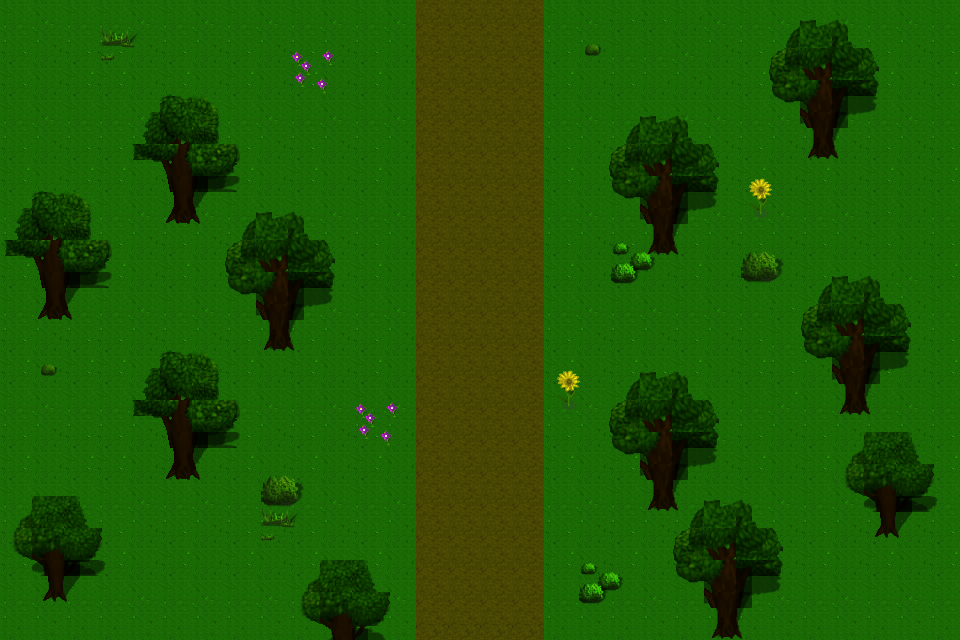

A 2D game scene composited from a Tiled map and its tileset images. What follows is a short description and the map's XML, with every tile layer's data as written:
An orthogonal 30x20 tile map with 32x32 px tiles, 3 tile layers (Tile Layer 1, Object Layer, Object Layer2), 2 tilesets.

<map version="1.10" tiledversion="1.11.2" orientation="orthogonal" renderorder="right-down" width="30" height="20" tilewidth="32" tileheight="32" infinite="0" nextlayerid="4" nextobjectid="1">
 <tileset firstgid="1" source="../../../ShootingGame/Assets/TileSet/TileSet A.tsx" />
 <tileset firstgid="129" source="TileSet B.tsx" />
 <layer id="1" name="Tile Layer 1" width="30" height="20">
  <data encoding="csv">
1,2,1,1,2,1,2,1,2,1,2,1,2,33,34,33,34,1,2,1,2,1,2,1,2,1,2,1,2,1,
9,10,9,9,10,9,10,9,10,9,10,9,10,41,42,41,42,9,10,1,1,2,10,9,10,9,10,9,10,9,
1,18,17,17,18,17,18,17,18,17,18,17,18,49,50,49,50,17,18,9,9,10,18,17,18,17,18,17,18,17,
1,2,1,1,2,1,2,1,2,1,2,1,2,33,34,33,34,1,2,1,2,2,2,1,2,1,2,1,2,1,
9,10,9,9,10,9,10,9,10,9,10,9,10,41,42,41,42,9,10,9,10,10,10,9,10,9,10,9,10,9,
17,18,17,17,18,17,18,17,18,17,18,17,18,49,50,49,50,17,18,17,18,18,18,17,18,17,18,17,18,17,
1,2,1,1,2,1,2,1,2,1,2,1,2,33,34,33,34,1,2,1,2,1,2,1,2,1,2,1,2,1,
9,10,9,9,10,9,10,9,10,9,10,9,10,41,42,41,42,9,10,9,10,9,10,9,10,9,10,1,2,9,
17,18,17,17,18,17,18,17,18,17,18,17,18,49,50,49,50,17,18,17,18,17,18,17,18,1,2,1,2,17,
1,2,1,1,2,1,2,1,2,1,2,1,2,33,34,33,34,1,2,1,2,1,2,1,2,1,2,2,10,1,
9,10,9,9,10,9,10,9,10,9,10,9,10,41,42,41,42,9,10,9,10,9,10,9,1,2,10,10,18,9,
17,18,17,17,18,17,18,17,18,17,18,17,18,49,50,49,50,17,18,17,18,17,18,17,9,10,18,18,18,17,
1,2,1,1,2,1,2,1,2,1,2,1,2,33,34,33,34,1,2,1,1,1,2,1,17,18,2,1,2,1,
9,10,9,9,10,9,10,9,10,9,10,9,10,41,42,41,42,9,10,9,1,2,2,9,10,9,10,9,10,9,
17,18,17,17,18,17,18,17,18,17,18,17,18,49,50,49,50,17,18,17,9,10,10,17,18,17,18,17,18,17,
1,2,1,1,2,1,2,1,2,1,2,1,2,33,34,33,34,1,2,1,17,18,18,1,2,1,2,1,2,1,
9,10,9,9,10,9,10,9,10,9,10,9,10,41,42,41,42,9,10,9,10,9,10,9,10,9,10,9,10,9,
17,18,17,17,18,17,18,17,18,17,18,17,18,49,50,49,50,17,18,17,18,17,18,17,18,17,18,17,18,17,
1,2,1,1,2,1,2,1,2,1,2,1,2,33,34,33,34,1,2,1,2,1,2,1,2,1,2,1,2,1,
9,10,9,9,10,9,10,9,10,9,10,9,10,41,42,41,42,9,10,9,10,9,10,9,10,9,10,9,10,9
</data>
 </layer>
 <layer id="2" name="Object Layer" width="30" height="20">
  <data encoding="csv">
0,0,0,0,0,0,0,0,0,0,0,0,0,0,0,0,0,0,0,0,0,0,0,0,0,0,0,0,0,0,
0,0,0,0,0,0,0,0,0,0,0,0,0,0,0,0,0,0,0,0,0,0,0,0,193,194,195,0,0,0,
0,0,0,0,0,0,0,0,0,0,0,0,0,0,0,0,0,0,0,0,0,0,0,0,209,210,211,0,0,0,
0,0,0,0,129,130,131,0,0,0,0,0,0,0,0,0,0,0,0,0,0,0,0,0,225,226,227,0,0,0,
0,0,0,0,145,146,147,0,0,0,0,0,0,0,0,0,0,0,0,0,0,0,0,0,241,242,243,0,0,0,
0,0,0,0,161,162,163,0,0,0,0,0,0,0,0,0,0,0,0,0,0,0,0,0,0,0,0,0,0,0,
129,130,131,0,177,178,179,0,0,0,0,0,0,0,0,0,0,0,0,0,0,0,0,0,0,0,0,0,0,0,
145,146,147,0,0,0,0,193,194,195,0,0,0,0,0,0,0,0,0,0,0,0,0,0,0,0,0,0,0,0,
161,162,163,0,0,0,0,209,210,211,0,0,0,0,0,0,0,0,0,0,0,0,0,0,0,0,0,0,0,0,
177,178,179,0,0,0,0,225,226,227,0,0,0,0,0,0,0,0,0,0,0,0,0,0,0,0,0,0,0,0,
0,0,0,0,0,0,0,241,242,243,0,0,0,0,0,0,0,0,0,0,0,0,0,0,0,0,0,0,0,0,
0,0,0,0,129,130,131,0,0,0,0,0,0,0,0,0,0,0,0,0,0,0,0,0,0,0,0,0,0,0,
0,0,0,0,145,146,147,0,0,0,0,0,0,0,0,0,0,0,0,0,0,0,0,0,0,0,0,0,0,0,
0,0,0,0,161,162,163,0,0,0,0,0,0,0,0,0,0,0,0,0,0,0,0,0,0,0,132,133,134,0,
0,0,0,0,177,178,179,0,0,0,0,0,0,0,0,0,0,0,0,0,0,0,0,0,0,0,148,149,150,0,
132,133,134,0,0,0,0,0,0,0,0,0,0,0,0,0,0,0,0,0,0,0,0,0,0,0,164,165,166,0,
148,149,150,0,0,0,0,0,0,0,0,0,0,0,0,0,0,0,0,0,0,193,194,195,0,0,180,181,182,0,
164,165,166,0,0,0,0,0,0,132,133,134,0,0,0,0,0,0,0,0,0,209,210,211,0,0,0,0,0,0,
180,181,182,0,0,0,0,0,0,148,149,150,0,0,0,0,0,0,0,0,0,225,226,227,0,0,0,0,0,0,
0,0,0,0,0,0,0,0,0,164,165,166,0,0,0,0,0,0,0,0,0,241,242,243,0,0,0,0,0,0
</data>
 </layer>
 <layer id="3" name="Object Layer2" width="30" height="20">
  <data encoding="csv">
0,0,0,0,0,0,0,0,0,0,0,0,0,0,0,0,0,0,0,0,0,0,0,0,0,0,0,0,0,0,
0,0,0,168,0,0,0,0,0,0,0,0,0,0,0,0,0,0,136,0,0,0,0,0,0,0,0,0,0,0,
0,0,0,0,0,0,0,0,0,231,0,0,0,0,0,0,0,0,0,0,0,0,0,0,0,0,0,0,0,0,
0,0,0,0,0,0,0,0,0,0,0,0,0,0,0,0,0,0,0,0,0,0,0,0,0,0,0,0,0,0,
0,0,0,0,0,0,0,0,0,0,0,0,0,0,0,0,0,0,0,193,194,195,0,0,0,0,0,0,0,0,
0,0,0,0,0,0,0,0,0,0,0,0,0,0,0,0,0,0,0,209,210,211,0,0,0,0,0,0,0,0,
0,0,0,0,0,0,0,0,0,0,0,0,0,0,0,0,0,0,0,225,226,227,0,216,0,0,0,0,0,0,
0,0,0,0,0,0,0,0,0,0,0,0,0,0,0,0,0,0,0,241,242,243,0,0,0,0,0,0,0,0,
0,0,0,0,0,0,0,0,0,0,0,0,0,0,0,0,0,0,0,279,0,0,0,135,0,0,0,0,0,0,
0,0,0,0,0,0,0,0,0,0,0,0,0,0,0,0,0,0,0,0,0,0,0,0,0,193,194,195,0,0,
0,0,0,0,0,0,0,0,0,0,0,0,0,0,0,0,0,0,0,0,0,0,0,0,0,209,210,211,0,0,
0,136,0,0,0,0,0,0,0,0,0,0,0,0,0,0,0,0,0,0,0,0,0,0,0,225,226,227,0,0,
0,0,0,0,0,0,0,0,0,0,0,0,0,0,0,0,0,216,0,193,194,195,0,0,0,241,242,243,0,0,
0,0,0,0,0,0,0,0,0,0,0,231,0,0,0,0,0,0,0,209,210,211,0,0,0,0,0,0,0,0,
0,0,0,0,0,0,0,0,0,0,0,0,0,0,0,0,0,0,0,225,226,227,0,0,0,0,0,0,0,0,
0,0,0,0,0,0,0,0,135,0,0,0,0,0,0,0,0,0,0,241,242,243,0,0,0,0,0,0,0,0,
0,0,0,0,0,0,0,0,168,0,0,0,0,0,0,0,0,0,0,0,0,0,0,0,0,0,0,0,0,0,
0,0,0,0,0,0,0,0,0,0,0,0,0,0,0,0,0,0,0,0,0,0,0,0,0,0,0,0,0,0,
0,0,0,0,0,0,0,0,0,0,0,0,0,0,0,0,0,0,279,0,0,0,0,0,0,0,0,0,0,0,
0,0,0,0,0,0,0,0,0,0,0,0,0,0,0,0,0,0,0,0,0,0,0,0,0,0,0,0,0,0
</data>
 </layer>
</map>
